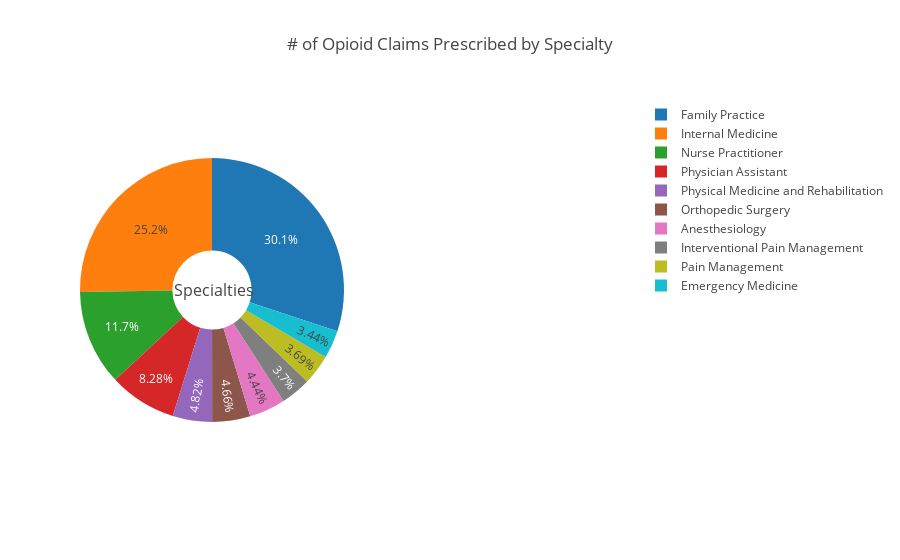

The notebook cell this image was saved under:
### Code cell
#pie chart of opioid claims by specialty
opioid_perspecialty_pie=opioid_perspecialty_df[:10]
pie = {
  "data": [
    {
      "values": opioid_perspecialty_pie['opioid_claim_count'],
      "labels": opioid_perspecialty_pie['specialty_description'],
      "domain": {"x": [0, .48]},
      "name": "Specialty",
      "hoverinfo":"label+value+name",
      "hole": .3,
      "type": "pie"
    },
],
  "layout": {
        "title":"# of Opioid Claims Prescribed by Specialty",
        "annotations": [
            {
                "font": {
                    "size": 16
                },
                "showarrow": False,
                "text": "Specialties",
                "x": 0.168,
                "y": 0.5
            }
        ]
    }
}
plotly.offline.iplot(pie)

### Figure 1 — Plotly figure (JSON) as saved in the notebook; plotly's stock layout.template omitted (floating-point values rounded to 4 significant figures)
{"data": [{"domain": {"x": [0, 0.48]}, "hole": 0.3, "hoverinfo": "label+value+name", "labels": ["Family Practice", "Internal Medicine", "Nurse Practitioner", "Physician Assistant", "Physical Medicine and Rehabilitation", "Orthopedic Surgery", "Anesthesiology", "Interventional Pain Management", "Pain Management", "Emergency Medicine"], "name": "Specialty", "type": "pie", "uid": "b974b4ff-07d3-4605-907c-8f78409529e8", "values": [19844664, 16657519, 7720135, 5466469, 3184269, 3076021, 2932914, 2443225, 2436217, 2269138]}], "layout": {"annotations": [{"font": {"size": 16}, "showarrow": false, "text": "Specialties", "x": 0.168, "y": 0.5}], "title": "# of Opioid Claims Prescribed by Specialty"}}
